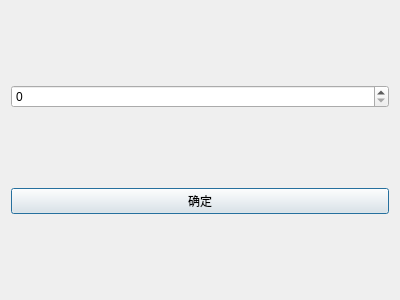
<?xml version="1.0" encoding="UTF-8"?>
<ui version="4.0">
 <class>MyDialog</class>
 <widget class="QDialog" name="MyDialog">
  <property name="geometry">
   <rect>
    <x>0</x>
    <y>0</y>
    <width>400</width>
    <height>300</height>
   </rect>
  </property>
  <property name="windowTitle">
   <string>Dialog</string>
  </property>
  <layout class="QGridLayout" name="gridLayout">
   <item row="0" column="0">
    <widget class="QSpinBox" name="spinBox"/>
   </item>
   <item row="1" column="0">
    <widget class="QPushButton" name="pushButton">
     <property name="text">
      <string>确定</string>
     </property>
    </widget>
   </item>
  </layout>
 </widget>
 <resources/>
 <connections/>
</ui>
